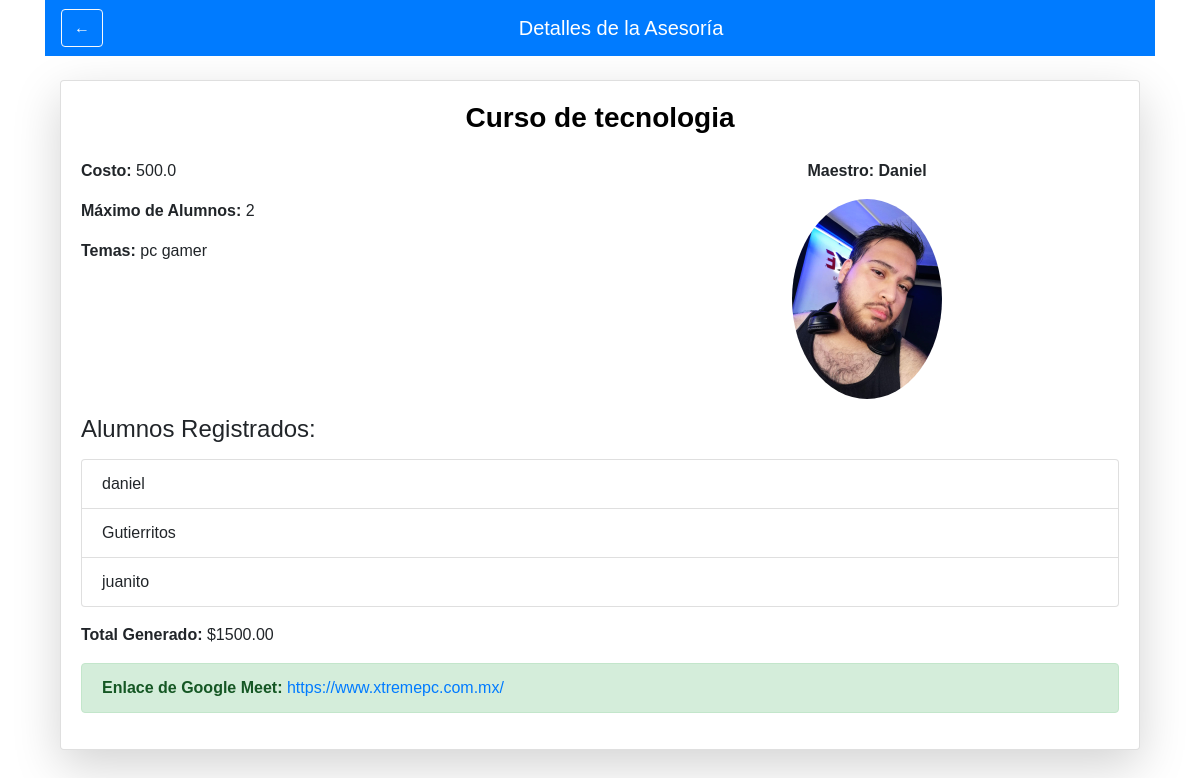
The app's page /ver_asesoria/8 (signed in) with its own data.
### ProyectoWeb/app.py (models this page shows)
class Asesoria(db.Model):
    id = db.Column(db.Integer, primary_key=True)
    descripcion = db.Column(db.String(200), nullable=False)
    costo = db.Column(db.Float, nullable=False)
    max_alumnos = db.Column(db.Integer, nullable=False)
    temas = db.Column(db.String(200), nullable=False)
    maestro_id = db.Column(db.Integer, db.ForeignKey('user.id'), nullable=False)
    alumnos = db.relationship('User', secondary=asesoria_alumno, back_populates='asesorias')
    total_pagado = db.Column(db.Float, default=0.0)
    meet_link = db.Column(db.String(200), nullable=True)

class User(UserMixin, db.Model):
    id = db.Column(db.Integer, primary_key=True)
    nombre = db.Column(db.String(100), nullable=False)
    email = db.Column(db.String(100), unique=True, nullable=False)
    password = db.Column(db.String(100), nullable=False)
    rol = db.Column(db.String(10), nullable=False)
    especializacion = db.Column(db.String(200), nullable=True)  # Nueva columna
    foto = db.Column(db.String(200), nullable=True)  # Nueva columna
    edad = db.Column(db.Integer, nullable=True)  # Nueva columna
    nivel = db.Column(db.String(50), nullable=True)  # Nueva columna
    asesorias = db.relationship('Asesoria', secondary=asesoria_alumno, back_populates='alumnos')

### ProyectoWeb/app.py (the view)
@app.route('/ver_asesoria/<int:id>')
@login_required
def ver_asesoria(id):
    asesoria = Asesoria.query.get_or_404(id)
    maestro = User.query.get(asesoria.maestro_id)
    alumnos = db.session.query(User).join(RegistroAsesoria).filter(RegistroAsesoria.asesoria_id == asesoria.id).all()
    total_pagado = db.session.query(
        db.func.sum(
            case(
                (RegistroAsesoria.pagado == True, asesoria.costo)
            )
        )
    ).filter(
        RegistroAsesoria.asesoria_id == asesoria.id
    ).scalar()
    if total_pagado is None:
        total_pagado = 0.0
    logging.debug(f'ID de Asesoría: {id}')
    logging.debug(f'Total pagado calculado: {total_pagado}')
    logging.debug(f'Alumnos registrados: {len(alumnos)}')
    for alumno in alumnos:
        logging.debug(f'Alumno: {alumno.nombre}, ID: {alumno.id}')
    registrado = request.args.get('registrado', default=False, type=bool)
    context = {
        'asesoria': asesoria,
        'maestro': maestro,
        'alumnos': alumnos,
        'total_pagado': total_pagado,
        'registrado': registrado
    }
    logging.debug(f'Contexto pasado al template: {context}')
    return render_template('ver_asesoria.html', **context)

### ProyectoWeb/app.py (called while the page is built)
@login_manager.user_loader
def load_user(user_id):
    return User.query.get(int(user_id))

### ProyectoWeb/templates/ver_asesoria.html (shortened to what this page needs)
{% extends 'base.html' %}
{% block content %}
<nav class="navbar navbar-expand-lg navbar-dark bg-primary mb-4">
    <button class="btn btn-outline-light" onclick="window.location.href='{{ url_for('dashboard_alumno') }}';">←</button>
    <a class="navbar-brand mx-auto" href="#">Detalles de la Asesoría</a>
</nav>
<div class="container mt-4">
    <div class="card shadow-lg">
        <div class="card-body">
            <h2 class="text-center mb-4">{{ asesoria.descripcion }}</h2>
            <div class="row mb-3">
                <div class="col-md-6">
                    <p><strong>Costo:</strong> {{ asesoria.costo }}</p>
                    <p><strong>Máximo de Alumnos:</strong> {{ asesoria.max_alumnos }}</p>
                    <p><strong>Temas:</strong> {{ asesoria.temas }}</p>
                </div>
                <div class="col-md-6 text-center">
                    <p><strong>Maestro:</strong> {{ maestro.nombre }}</p>
                    {% if maestro.foto %}
                        <img src="{{ url_for('static', filename='profile_pics/' ~ maestro.foto) }}" alt="Foto del Maestro" class="img-fluid rounded-circle" style="max-width: 150px;">
                    {% endif %}
                </div>
            </div>
            <h4 class="mb-3">Alumnos Registrados:</h4>
            <ul class="list-group mb-3">
                {% for alumno in alumnos %}
                    <li class="list-group-item">{{ alumno.nombre }}</li>
                {% endfor %}
            </ul>
            <p><strong>Total Generado:</strong> ${{ "%.2f" % total_pagado }}</p>
            {% set registro = asesoria.registros|selectattr('alumno_id', 'equalto', current_user.id)|first %}
            {% if registro and registro.pagado %}
                <div class="alert alert-success">
                    <strong>Enlace de Google Meet:</strong> <a href="{{ asesoria.meet_link }}" target="_blank">{{ asesoria.meet_link }}</a>
                </div>
            {% else %}
                <form action="{{ url_for('procesar_pago', id=asesoria.id) }}" method="POST">
                    <button type="submit" class="btn btn-primary btn-block">Pagar y Obtener Enlace de Meet</button>
                </form>
            {% endif %}
        </div>
    </div>
</div>
{% endblock %}

### ProyectoWeb/static/style.css (style rules this page uses)
body { margin: 0; padding: 0; height: 100vh; background: url('/static/Fondo1.jpeg') no-repeat center center fixed; background-size: cover; font-family: Arial, sans-serif; }
h2 { margin-bottom: 20px; font-size: 28px; font-weight: bold; color: black; }
button { background-color: white; color: #007BFF; border: none; padding: 12px; border-radius: 10px; cursor: pointer; font-weight: bold; }
.text-center { text-align: center; font-weight: bold; }
.mb-4 { margin-bottom: 1.5rem; }

### records on screen
Asesoria: descripcion "Curso de tecnologia", costo "500.0", max_alumnos "2", temas "pc gamer", meet_link "https://www.xtremepc.com.mx/"
User: nombre "Daniel", foto (picture)
User: nombre "daniel"
User: nombre "Gutierritos"
User: nombre "juanito"

### other values on screen
{{ "%.2f" % total_pagado }} "1500.00"
